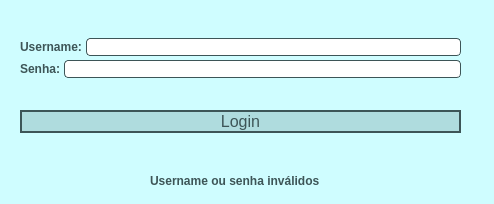
<?xml version="1.0" encoding="UTF-8"?>
<ui version="4.0">
 <class>telaLoginColaborador</class>
 <widget class="QDialog" name="telaLoginColaborador">
  <property name="geometry">
   <rect>
    <x>0</x>
    <y>0</y>
    <width>494</width>
    <height>204</height>
   </rect>
  </property>
  <property name="acceptDrops">
   <bool>false</bool>
  </property>
  <property name="windowTitle">
   <string>Login</string>
  </property>
  <property name="windowIcon">
   <iconset theme="go-home"/>
  </property>
  <property name="styleSheet">
   <string notr="true">#telaLoginColaborador{
	background-color: #cffdff;
}

QPushButton{
	background-color: #afdcde;
	border-radius: 14px;
	border: 2px solid #3d5557;
	color: #3d5557;
	font-size: 16px;
}

QPushButton::hover{
	background-color: #b9faf4;
}

QLabel{
	color: #3d5557;
	font-weight:bold;
}

QLineEdit {
	border-radius: 4px;
	border: 1px solid #3d5557
}
</string>
  </property>
  <widget class="QLabel" name="label_infoinvalida">
   <property name="geometry">
    <rect>
     <x>150</x>
     <y>170</y>
     <width>211</width>
     <height>21</height>
    </rect>
   </property>
   <property name="text">
    <string>Username ou senha inválidos</string>
   </property>
  </widget>
  <widget class="QWidget" name="layoutWidget">
   <property name="geometry">
    <rect>
     <x>20</x>
     <y>10</y>
     <width>441</width>
     <height>151</height>
    </rect>
   </property>
   <layout class="QVBoxLayout" name="verticalLayout_2">
    <property name="spacing">
     <number>4</number>
    </property>
    <item>
     <layout class="QVBoxLayout" name="verticalLayout">
      <item>
       <layout class="QHBoxLayout" name="horizontalLayout">
        <item>
         <widget class="QLabel" name="label">
          <property name="text">
           <string>Username:</string>
          </property>
         </widget>
        </item>
        <item>
         <widget class="QLineEdit" name="txt_username"/>
        </item>
       </layout>
      </item>
      <item>
       <layout class="QHBoxLayout" name="horizontalLayout_2">
        <item>
         <widget class="QLabel" name="label_2">
          <property name="text">
           <string>Senha:</string>
          </property>
         </widget>
        </item>
        <item>
         <widget class="QLineEdit" name="txt_senha">
          <property name="echoMode">
           <enum>QLineEdit::Password</enum>
          </property>
         </widget>
        </item>
       </layout>
      </item>
     </layout>
    </item>
    <item>
     <widget class="QPushButton" name="btn_login">
      <property name="sizePolicy">
       <sizepolicy hsizetype="Minimum" vsizetype="Fixed">
        <horstretch>0</horstretch>
        <verstretch>0</verstretch>
       </sizepolicy>
      </property>
      <property name="styleSheet">
       <string notr="true">#btn_login{
border-radius: 14px;
}</string>
      </property>
      <property name="text">
       <string>Login</string>
      </property>
     </widget>
    </item>
   </layout>
  </widget>
 </widget>
 <resources/>
 <connections/>
</ui>
